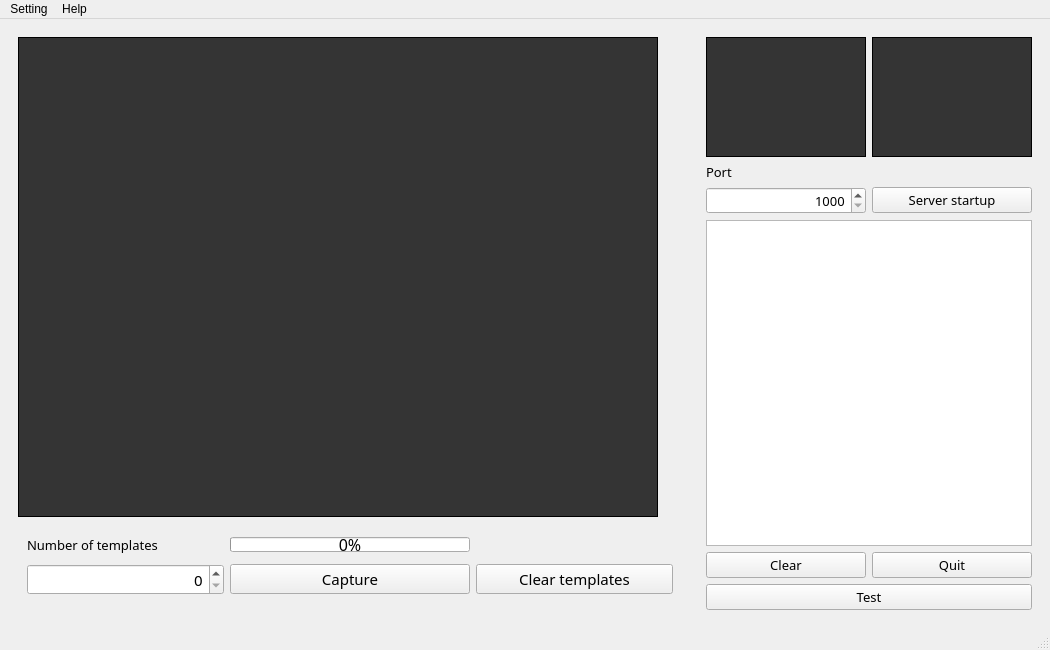
<?xml version="1.0" encoding="UTF-8"?>
<ui version="4.0">
 <class>MainWindow</class>
 <widget class="QMainWindow" name="MainWindow">
  <property name="geometry">
   <rect>
    <x>0</x>
    <y>0</y>
    <width>1050</width>
    <height>650</height>
   </rect>
  </property>
  <property name="minimumSize">
   <size>
    <width>1050</width>
    <height>650</height>
   </size>
  </property>
  <property name="maximumSize">
   <size>
    <width>1050</width>
    <height>650</height>
   </size>
  </property>
  <property name="windowTitle">
   <string>MainWindow</string>
  </property>
  <widget class="QWidget" name="centralwidget">
   <layout class="QGridLayout" name="gridLayout">
    <item row="0" column="0">
     <widget class="QWidget" name="widget" native="true">
      <layout class="QGridLayout" name="gridLayout_2">
       <item row="2" column="2">
        <widget class="QWidget" name="widget_3" native="true">
         <layout class="QGridLayout" name="gridLayout_4">
          <item row="3" column="0">
           <widget class="QSpinBox" name="num_of_tem">
            <property name="font">
             <font>
              <family>DengXian</family>
              <pointsize>11</pointsize>
             </font>
            </property>
            <property name="alignment">
             <set>Qt::AlignRight|Qt::AlignTrailing|Qt::AlignVCenter</set>
            </property>
            <property name="maximum">
             <number>8</number>
            </property>
           </widget>
          </item>
          <item row="1" column="1">
           <widget class="QProgressBar" name="progressBar">
            <property name="minimumSize">
             <size>
              <width>240</width>
              <height>15</height>
             </size>
            </property>
            <property name="maximumSize">
             <size>
              <width>240</width>
              <height>15</height>
             </size>
            </property>
            <property name="font">
             <font>
              <family>DengXian</family>
              <pointsize>12</pointsize>
             </font>
            </property>
            <property name="value">
             <number>0</number>
            </property>
           </widget>
          </item>
          <item row="3" column="1">
           <widget class="QPushButton" name="capture">
            <property name="font">
             <font>
              <family>Corbel</family>
              <pointsize>11</pointsize>
             </font>
            </property>
            <property name="cursor">
             <cursorShape>PointingHandCursor</cursorShape>
            </property>
            <property name="text">
             <string>Capture</string>
            </property>
           </widget>
          </item>
          <item row="3" column="2">
           <widget class="QPushButton" name="clear_templates">
            <property name="font">
             <font>
              <family>Corbel</family>
              <pointsize>11</pointsize>
             </font>
            </property>
            <property name="cursor">
             <cursorShape>PointingHandCursor</cursorShape>
            </property>
            <property name="text">
             <string>Clear templates</string>
            </property>
           </widget>
          </item>
          <item row="1" column="0">
           <widget class="QLabel" name="label_0">
            <property name="font">
             <font>
              <family>Corbel</family>
              <pointsize>10</pointsize>
             </font>
            </property>
            <property name="text">
             <string>Number of templates</string>
            </property>
           </widget>
          </item>
          <item row="1" column="2">
           <widget class="QLabel" name="label1">
            <property name="text">
             <string/>
            </property>
           </widget>
          </item>
         </layout>
        </widget>
       </item>
       <item row="1" column="2">
        <widget class="QLabel" name="screen">
         <property name="minimumSize">
          <size>
           <width>640</width>
           <height>480</height>
          </size>
         </property>
         <property name="maximumSize">
          <size>
           <width>640</width>
           <height>480</height>
          </size>
         </property>
         <property name="styleSheet">
          <string notr="true">border-color: rgb(0, 0, 0);
border-width: 1px;
border-style: solid;
background-color: rgba(0, 0, 0, 200);
</string>
         </property>
         <property name="text">
          <string/>
         </property>
        </widget>
       </item>
      </layout>
     </widget>
    </item>
    <item row="0" column="1">
     <widget class="QWidget" name="widget_2" native="true">
      <layout class="QGridLayout" name="gridLayout_3">
       <item row="0" column="1">
        <widget class="mylabel" name="template_image">
         <property name="minimumSize">
          <size>
           <width>160</width>
           <height>120</height>
          </size>
         </property>
         <property name="maximumSize">
          <size>
           <width>160</width>
           <height>120</height>
          </size>
         </property>
         <property name="cursor">
          <cursorShape>PointingHandCursor</cursorShape>
         </property>
         <property name="styleSheet">
          <string notr="true">border-color: rgb(0, 0, 0);
border-width: 1px;
border-style: solid;
background-color: rgba(0, 0, 0, 200);
</string>
         </property>
         <property name="text">
          <string/>
         </property>
        </widget>
       </item>
       <item row="10" column="1">
        <widget class="QPushButton" name="clear_button">
         <property name="font">
          <font>
           <family>Corbel</family>
           <pointsize>10</pointsize>
          </font>
         </property>
         <property name="cursor">
          <cursorShape>PointingHandCursor</cursorShape>
         </property>
         <property name="text">
          <string>Clear</string>
         </property>
        </widget>
       </item>
       <item row="6" column="1" colspan="2">
        <widget class="QTextBrowser" name="log">
         <property name="font">
          <font>
           <family>DengXian</family>
           <pointsize>10</pointsize>
          </font>
         </property>
         <property name="html">
          <string>&lt;!DOCTYPE HTML PUBLIC &quot;-//W3C//DTD HTML 4.0//EN&quot; &quot;http://www.w3.org/TR/REC-html40/strict.dtd&quot;&gt;
&lt;html&gt;&lt;head&gt;&lt;meta name=&quot;qrichtext&quot; content=&quot;1&quot; /&gt;&lt;style type=&quot;text/css&quot;&gt;
p, li { white-space: pre-wrap; }
&lt;/style&gt;&lt;/head&gt;&lt;body style=&quot; font-family:'DengXian'; font-size:10pt; font-weight:400; font-style:normal;&quot;&gt;
&lt;p style=&quot;-qt-paragraph-type:empty; margin-top:12px; margin-bottom:12px; margin-left:0px; margin-right:0px; -qt-block-indent:0; text-indent:0px;&quot;&gt;&lt;br /&gt;&lt;/p&gt;&lt;/body&gt;&lt;/html&gt;</string>
         </property>
        </widget>
       </item>
       <item row="5" column="2">
        <widget class="QPushButton" name="server_startup">
         <property name="font">
          <font>
           <family>Corbel</family>
           <pointsize>10</pointsize>
          </font>
         </property>
         <property name="cursor">
          <cursorShape>PointingHandCursor</cursorShape>
         </property>
         <property name="text">
          <string>Server startup</string>
         </property>
        </widget>
       </item>
       <item row="4" column="1">
        <widget class="QLabel" name="label_4">
         <property name="font">
          <font>
           <family>Corbel</family>
           <pointsize>10</pointsize>
          </font>
         </property>
         <property name="text">
          <string>Port</string>
         </property>
        </widget>
       </item>
       <item row="5" column="1">
        <widget class="QSpinBox" name="port">
         <property name="font">
          <font>
           <family>DengXian</family>
           <pointsize>10</pointsize>
          </font>
         </property>
         <property name="alignment">
          <set>Qt::AlignRight|Qt::AlignTrailing|Qt::AlignVCenter</set>
         </property>
         <property name="minimum">
          <number>1000</number>
         </property>
         <property name="maximum">
          <number>99999</number>
         </property>
        </widget>
       </item>
       <item row="0" column="2">
        <widget class="QLabel" name="captured_image">
         <property name="minimumSize">
          <size>
           <width>160</width>
           <height>120</height>
          </size>
         </property>
         <property name="maximumSize">
          <size>
           <width>160</width>
           <height>120</height>
          </size>
         </property>
         <property name="styleSheet">
          <string notr="true">border-color: rgb(0, 0, 0);
border-width: 1px;
border-style: solid;
background-color: rgba(0, 0, 0, 200);
</string>
         </property>
         <property name="text">
          <string/>
         </property>
        </widget>
       </item>
       <item row="10" column="2">
        <widget class="QPushButton" name="quit_button">
         <property name="font">
          <font>
           <family>Corbel</family>
           <pointsize>10</pointsize>
          </font>
         </property>
         <property name="cursor">
          <cursorShape>PointingHandCursor</cursorShape>
         </property>
         <property name="text">
          <string>Quit</string>
         </property>
        </widget>
       </item>
       <item row="11" column="1" colspan="2">
        <widget class="QPushButton" name="test">
         <property name="font">
          <font>
           <family>Corbel</family>
           <pointsize>10</pointsize>
          </font>
         </property>
         <property name="cursor">
          <cursorShape>PointingHandCursor</cursorShape>
         </property>
         <property name="text">
          <string>Test</string>
         </property>
        </widget>
       </item>
      </layout>
     </widget>
    </item>
   </layout>
  </widget>
  <widget class="QMenuBar" name="menubar">
   <property name="geometry">
    <rect>
     <x>0</x>
     <y>0</y>
     <width>1050</width>
     <height>26</height>
    </rect>
   </property>
   <widget class="QMenu" name="menuSetting">
    <property name="title">
     <string>Setting</string>
    </property>
    <widget class="QMenu" name="menuCamera">
     <property name="title">
      <string>Camera</string>
     </property>
     <addaction name="actionLocal_Camera"/>
     <addaction name="separator"/>
     <addaction name="actionIP_Camera"/>
    </widget>
    <addaction name="menuCamera"/>
   </widget>
   <widget class="QMenu" name="menuHelp">
    <property name="title">
     <string>Help</string>
    </property>
    <addaction name="actionAbout"/>
   </widget>
   <addaction name="menuSetting"/>
   <addaction name="menuHelp"/>
  </widget>
  <widget class="QStatusBar" name="statusbar"/>
  <action name="actionLocal_Camera">
   <property name="text">
    <string>Local Camera</string>
   </property>
  </action>
  <action name="actionIP_Camera">
   <property name="text">
    <string>IP Camera</string>
   </property>
  </action>
  <action name="actionAbout">
   <property name="text">
    <string>About</string>
   </property>
  </action>
 </widget>
 <customwidgets>
  <customwidget>
   <class>mylabel</class>
   <extends>QLabel</extends>
   <header location="global">mylabel.h</header>
  </customwidget>
 </customwidgets>
 <resources/>
 <connections/>
</ui>
